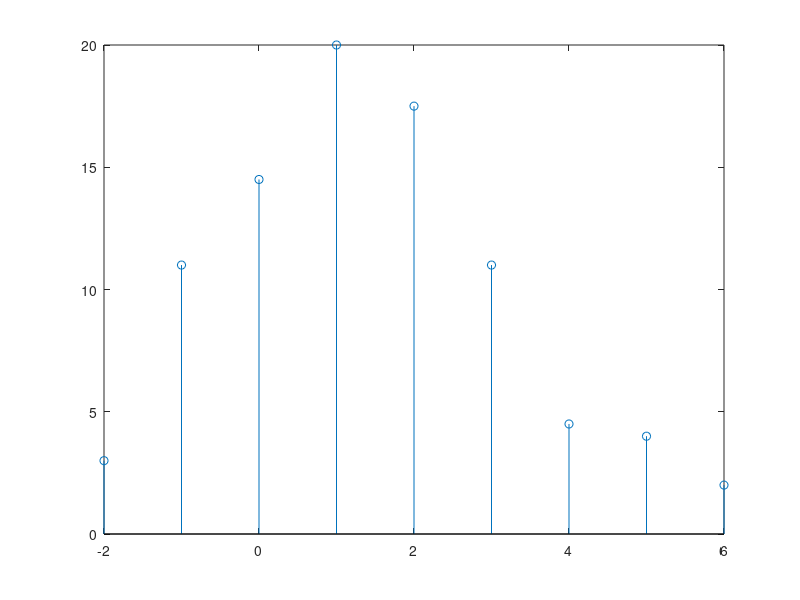
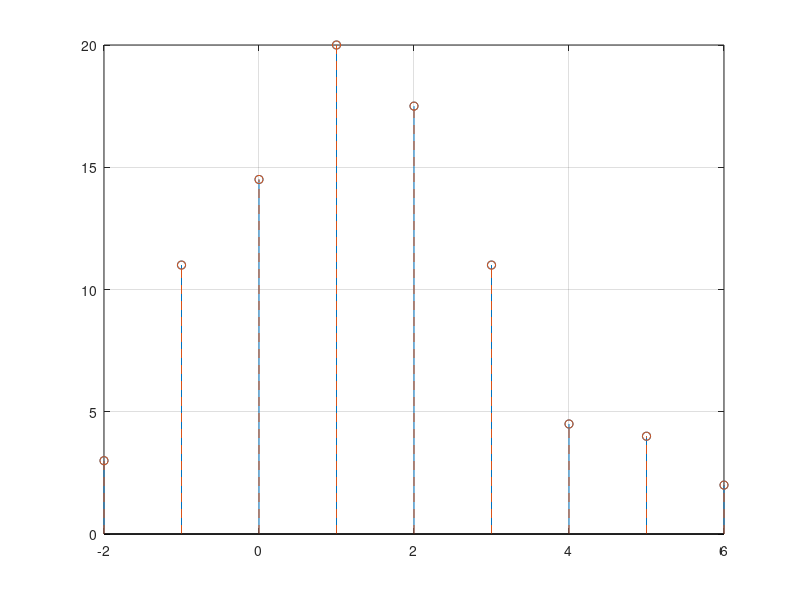

Write the MATLAB code that produced these figures, in order.
% Es 10

% 10.a
% Given a signal x(n) = [3, 2, 1, 0, 1], n in [-2, 2]
% Given a LTI system with h(n) = [1, 3, 2.5, 4, 2], n in [0, 4]
% Compute the output of the system using conv. Which is the support of y(n)?
% Exploiting the convolution theorem, compute Y(z) = X(z) H(z)
% Which is the order of polynomial H(z)?
% 10.b
% Compute the roots of H(z). 
% Write y1(n) as the convolution of x(n) with the filter cascade h(n) =
% h1(n) * h2(n) * h3(n) etc..


close all
clearvars
clc

%% Es 10.a

x = [3, 2, 1, 0, 1];
n_x = -2:2;

h = [1. 3. 2.5, 4, 2];
n_h = 0:4;

%% compute convolution using conv

y = conv(x, h);
% support of y:
n_y = n_x(1) + n_h(1):n_x(end) + n_h(end);

%% plot the signal

figure;
stem(n_y, y);

%% expression of H(z)

H_z = h;

%% order of the polynomial H(z)

order = n_h(end);

%% Es 10.b : roots of the filter

h_roots = roots(h);

%% compute y1 as the convolution of x(n) with the filter cascade.

h_0 = h(n_h == 0);

% initialize the filter cascade as a delta. 
h_cascade = 1;
% support of the delta function
sup_cascade = 0;

% loop over the roots
for r = 1:length(h_roots)
    
    % create the elementary sequence: its support is n = [0, 1]
    h_r = [1, -h_roots(r)];
    % convolve by the cascade
    h_cascade = conv(h_r, h_cascade);
    % new support of the cascade
    sup_cascade = sup_cascade(1) + 0:sup_cascade(end) + 1;
       
end

% final cascade
h_cascade = h_0 * h_cascade;

y1 = conv(x, h_cascade);
sup_y = n_x(1) + sup_cascade(1):n_x(end) + sup_cascade(end);


%% plot the result

figure;
stem(n_y, y);
hold on
stem(sup_y, real(y1), '--');
grid
